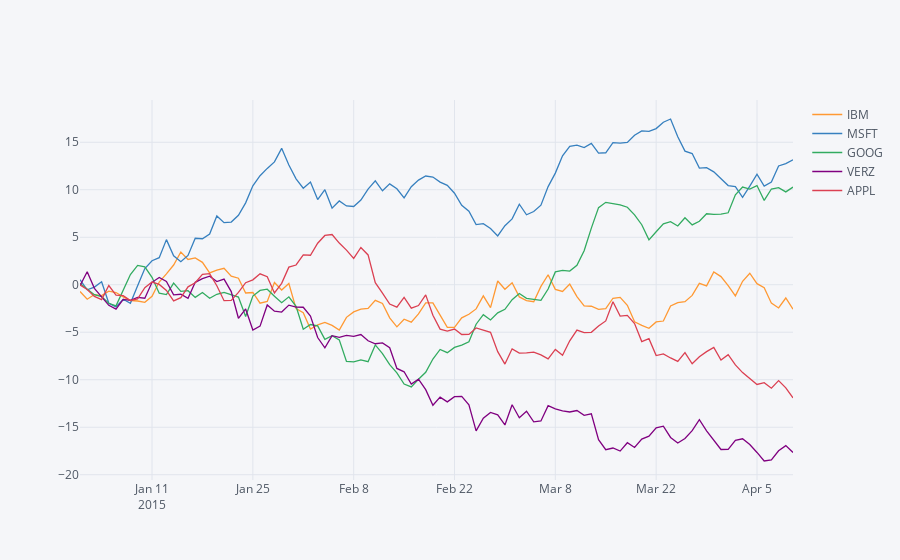

The cell this chart's notebook holds for it:
### Code cell
df.iplot(filename='Tutorial 1')
